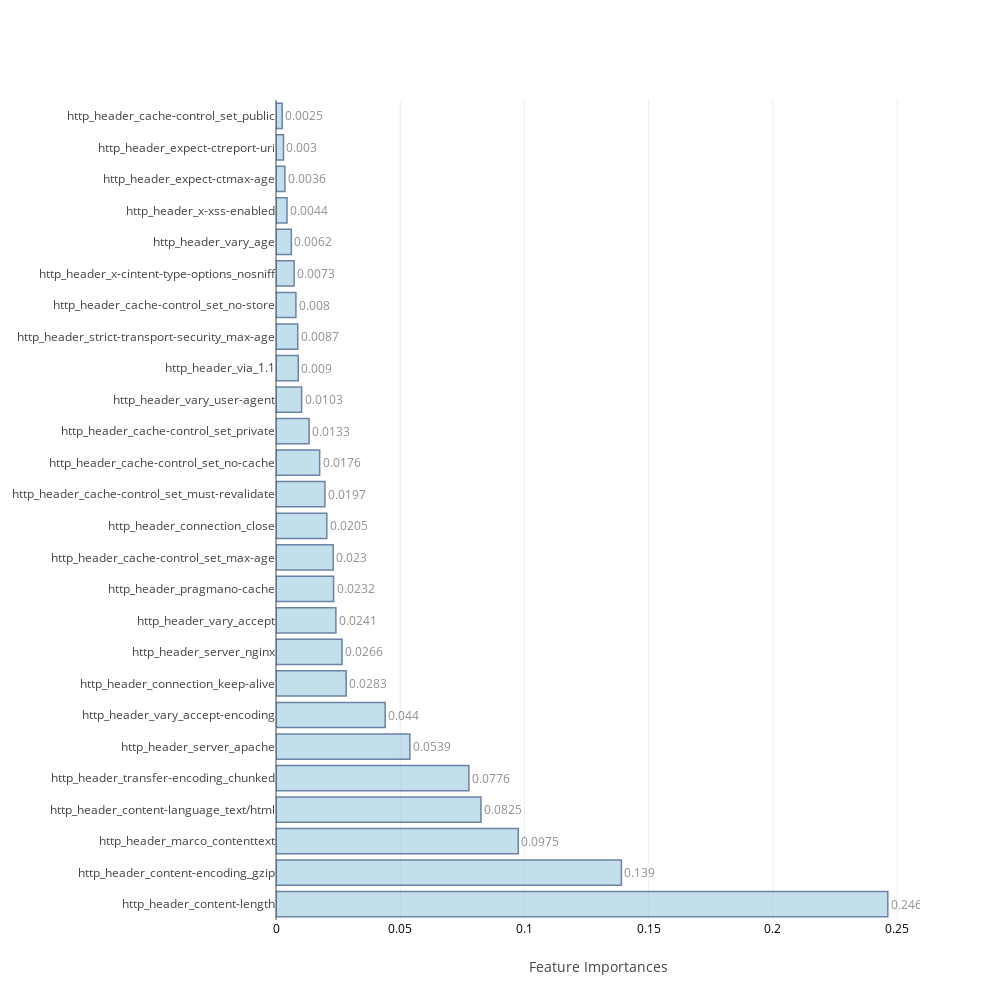

Source (notebook cell):
### Code cell
avg_feat_impt=(pd.concat((f_r,f_e), axis=1).mean(axis=1).sort_values(ascending=False))

feat_impt_plot(avg_feat_impt)

### Figure 1 — Plotly figure (JSON) as saved in the notebook; plotly's stock layout.template omitted (floating-point values rounded to 4 significant figures)
{"data": [{"marker": {"color": "rgb(158,202,225)", "line": {"color": "rgb(8,48,107)", "width": 1.5}}, "opacity": 0.6, "orientation": "h", "text": [0.2463, 0.139, 0.0975, 0.0825, 0.0776, 0.0539, 0.044, 0.0283, 0.0266, 0.0241, 0.0232, 0.023, 0.0205, 0.0197, 0.0176, 0.0133, 0.0103, 0.009, 0.0087, 0.008, 0.0073, 0.0062, 0.0044, 0.0036, 0.003, 0.0025], "textposition": "outside", "type": "bar", "uid": "e7b2c0e7-719e-4bb4-a98a-ef2f51d2a426", "x": [0.2463, 0.139, 0.09753, 0.0825, 0.07764, 0.05388, 0.04396, 0.02825, 0.02658, 0.0241, 0.02318, 0.02303, 0.02046, 0.01969, 0.01757, 0.01333, 0.01031, 0.008968, 0.008747, 0.008009, 0.007296, 0.006172, 0.004432, 0.003579, 0.003009, 0.002495], "y": ["http_header_content-length", "http_header_content-encoding_gzip", "http_header_marco_contenttext", "http_header_content-language_text/html", "http_header_transfer-encoding_chunked", "http_header_server_apache", "http_header_vary_accept-encoding", "http_header_connection_keep-alive", "http_header_server_nginx", "http_header_vary_accept", "http_header_pragmano-cache", "http_header_cache-control_set_max-age", "http_header_connection_close", "http_header_cache-control_set_must-revalidate", "http_header_cache-control_set_no-cache", "http_header_cache-control_set_private", "http_header_vary_user-agent", "http_header_via_1.1", "http_header_strict-transport-security_max-age", "http_header_cache-control_set_no-store", "http_header_x-cintent-type-options_nosniff", "http_header_vary_age", "http_header_x-xss-enabled", "http_header_expect-ctmax-age", "http_header_expect-ctreport-uri", "http_header_cache-control_set_public"]}], "layout": {"autosize": false, "height": 1000, "width": 1000, "xaxis": {"tickfont": {"color": "black", "size": 12}, "title": "Feature Importances"}, "yaxis": {"automargin": true}}}
